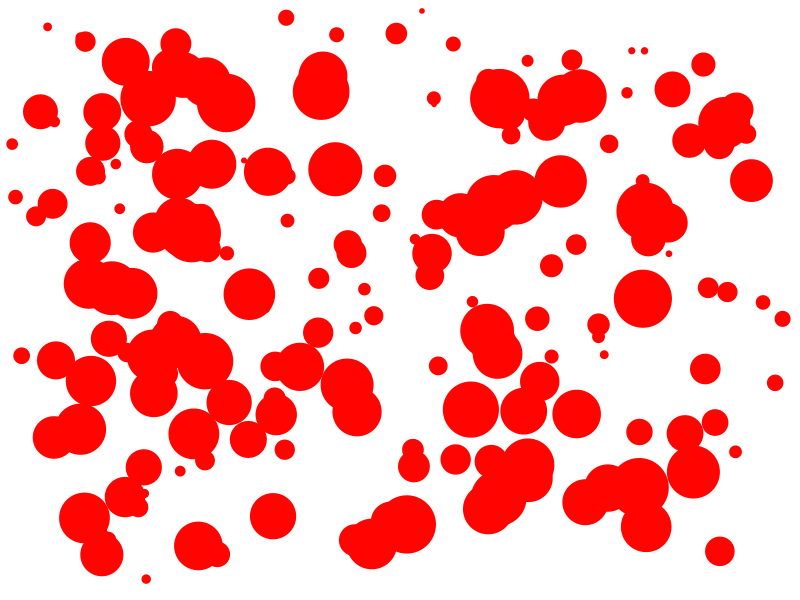
Frame 1 (no input)
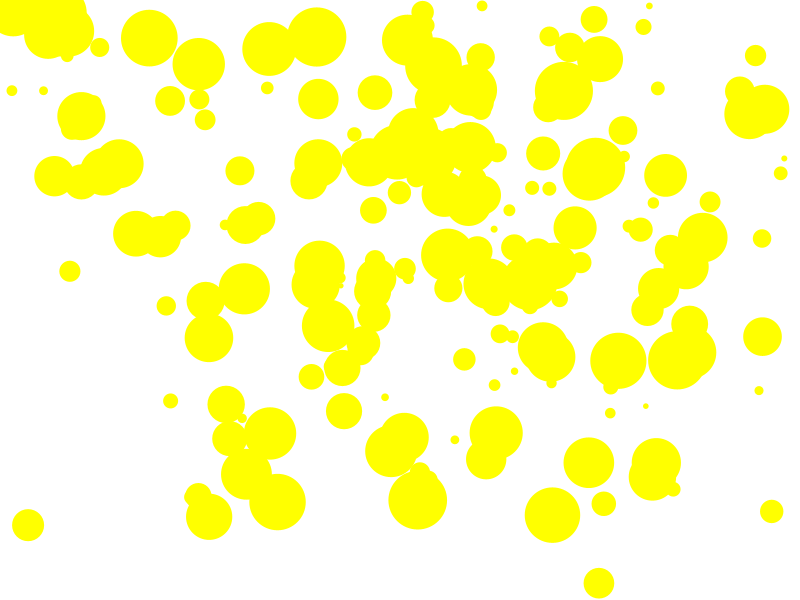
Frame 60 (the mouse pressed at the canvas centre just before this capture)
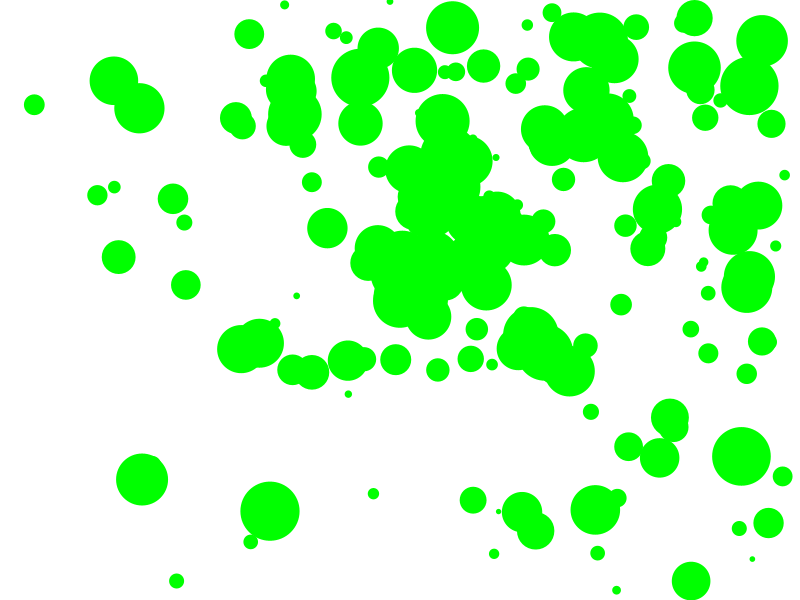
Frame 120 (the mouse held since frame 60 and released just before this capture)

The Processing sketch that drew these frames (run headless with seeded random() and noise(); from frame 60 on, the mouse is pressed at the canvas centre):

// Processing sketch: BLACK_HOLE
// ── BLACK_HOLE.pde
BouncyBall[] balls = new BouncyBall[200];
BlackHole h;


void setup() {
  size(800, 600);
  colorMode(HSB, 360, 100, 100, 100);
  h = new BlackHole();
  for (int i = 0; i < balls.length; i++) {
    balls[i] = new BouncyBall(random(5, 60), random(.1, 10));
  }
}

void draw() {
  background(0, 0, 100);

  for (int i = 0; i < balls.length; i++) {
    h.consumes(balls[i]);
    balls[i].display();
    balls[i].isSuckedIn(h);
    balls[i].move();
    balls[i].wallBounce();
  }
  h.display();
}

// ── Blackhole.pde
class BlackHole {
  PVector loc;
  float sz;

  BlackHole() {
    loc = new PVector(random(width), random(height));
    sz = 5;
  }

  void display() {
   noStroke();
    fill(255,0,255);
    ellipse(loc.x, loc.y, sz, sz);
  }

  void consumes(BouncyBall food) {
    if (loc.dist(food.loc) < sz/2 + food.sz/2) {
      print("I AM EATING!!!! ");
      food.teleport();
      sz+=food.sz/100;
      
    }
  }
}

// ── BouncyBall.pde
class BouncyBall {
  PVector loc, vel, acc;
  float sz;
  float speed;
  float hue;

  BouncyBall(float tempsz, float tempspeed) {
    sz = tempsz;
    speed = tempspeed;
    loc = new PVector(random(sz, width-sz), random(sz, height-sz));
    vel = PVector.random2D();
    acc = new PVector();
    vel.setMag(speed);
    hue = random(360);
  }

  void display() {
    noStroke();  
 fill(frameCount%360,100,100,100);
    ellipse(loc.x, loc.y, sz, sz);
  }
  void move() {
    vel.add(acc);
    loc.add(vel);
  }
  void wallBounce() {
    if (loc.x + sz/2 > width) {
      vel.x = -abs(vel.x);
    } 
    if (loc.x - sz/2 < 0) {
      vel.x = abs(vel.x);
    }
    if (loc.y + sz/2 > height) {
      vel.y = -abs(vel.y);
    }
    if (loc.y - sz/2 < 0) {
      vel.y = abs(vel.y);
    }
  }

  void collideWith(BouncyBall other) {
    if (loc.dist(other.loc) < sz/2 + other.sz/2) {
      vel = PVector.sub(loc, other.loc);
      vel.setMag(speed);
    }
  }
  void goAway() {
    loc.set(width*10, height*10);
    vel.set(0, 0);
  }
  void teleport() {
    loc.set(mouseX, mouseY);
    vel = PVector.random2D();
  }

  void isSuckedIn(BlackHole doom) {
    acc = PVector.sub(doom.loc, loc);
    acc.setMag(.1);
  }
}
